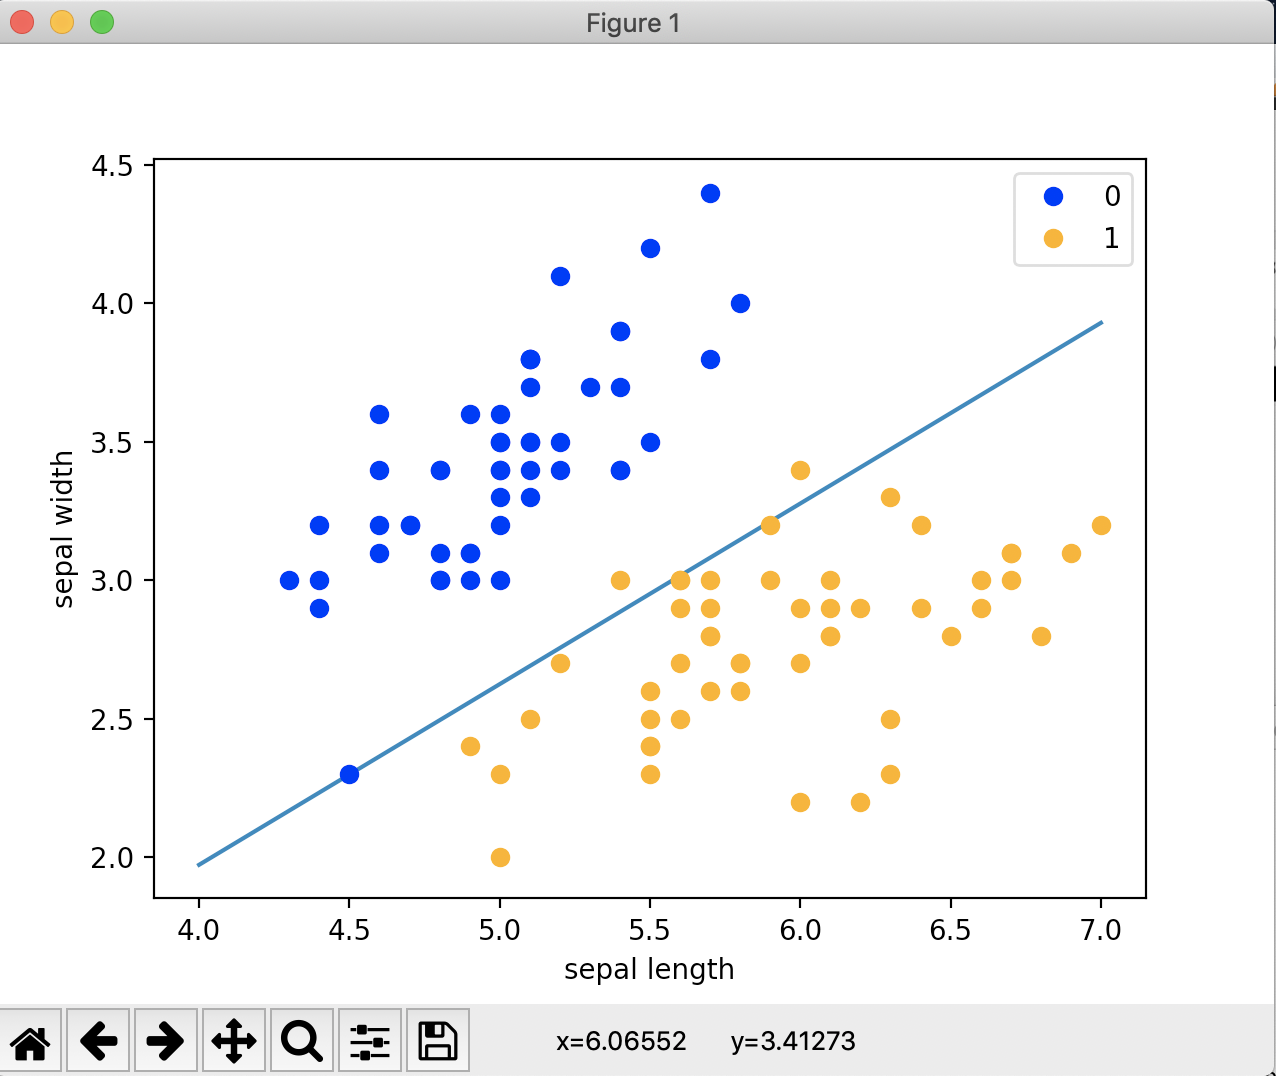

Here is the Python script that generated this plot:
import pandas as pd
import numpy as np
import matplotlib.pyplot as plt
from sklearn.datasets import load_iris
import imp

# $f(x) = sign(w*x + b)$
# 损失函数 $L(w, b) = -\Sigma{y_{i}(w*x_{i} + b)}$
# update by w += lr*y_{i}*x_{i}, b += lr*y_{i}

class Perceptron:
    def __init__(self):
        self.w = np.ones([1])
        self.b = np.zeros([1])
        self.lr = 0.1

    def predict(self, x):
        y = np.dot(x, self.w) + self.b
        return y

    def fit(self, X_train, y_train):
        self.w = np.ones(X_train.shape[1])
        self.b = np.zeros(y_train.shape[1])
        is_wrong = False
        while not is_wrong:
            wrong_count = 0
            for i in range(X_train.shape[0]):
                if y_train[i]*self.predict(X_train[i]) <= 0:
                    self.w += self.lr*y_train[i]*X_train[i]
                    self.b += self.lr*y_train[i]
                    wrong_count += 1

            if(wrong_count==0):
                is_wrong = True

        return "Fit successfully"

    def score(self, X_test, y_test):
        worng_count = 0
        for i in range(X_test.shape[0]):
            if(y_test[i]*self.predict(X_test[i])) <= 0:
                worng_count += 1
        
        return 1-worng_count/X_test.shape[0]



if __name__ == "__main__":

    # load data
    iris = load_iris()
    df = pd.DataFrame(iris.data, columns=iris.feature_names)
    df['label'] = iris.target

    df.columns = ['sepal length', 'sepal width', 'petal length', 'petal width', 'label']

    #print(df)

    # plt.scatter(df[:50]['sepal length'], df[:50]['sepal width'], label='0')
    # plt.scatter(df[50:100]['sepal length'], df[50:100]['sepal width'], label='1')
    # plt.scatter(df[100:150]['sepal length'], df[100:150]['sepal width'], label='2')
    # plt.xlabel('sepal length')
    # plt.ylabel('sepal width')
    # plt.legend()
    # plt.show()

    data = np.array(df.iloc[:100, [0, 1, -1]])
    #select by df.iloc, select by index
    X = data[:, :-1]
    y = np.where(data[:, -1]==0, -1, data[:, -1])
    y = np.reshape(y, [y.shape[0], 1])

    #fit
    perceptron = Perceptron()
    perceptron.fit(X[:75], y[:75])

    #test accuracy
    accuracy = perceptron.score(X[75:100], y[75:100])
    print("test accuracy:", accuracy)

    #decision boundry, train with 75% points
    x_points = np.linspace(4, 7,10)
    y_ = -(perceptron.w[0]*x_points + perceptron.b)/perceptron.w[1]
    plt.plot(x_points, y_)

    #data points
    plt.plot(data[:50, 0], data[:50, 1], 'bo', color='blue', label='0')
    plt.plot(data[50:100, 0], data[50:100, 1], 'bo', color='orange', label='1')
    plt.xlabel('sepal length')
    plt.ylabel('sepal width')
    plt.legend()
    plt.show()
